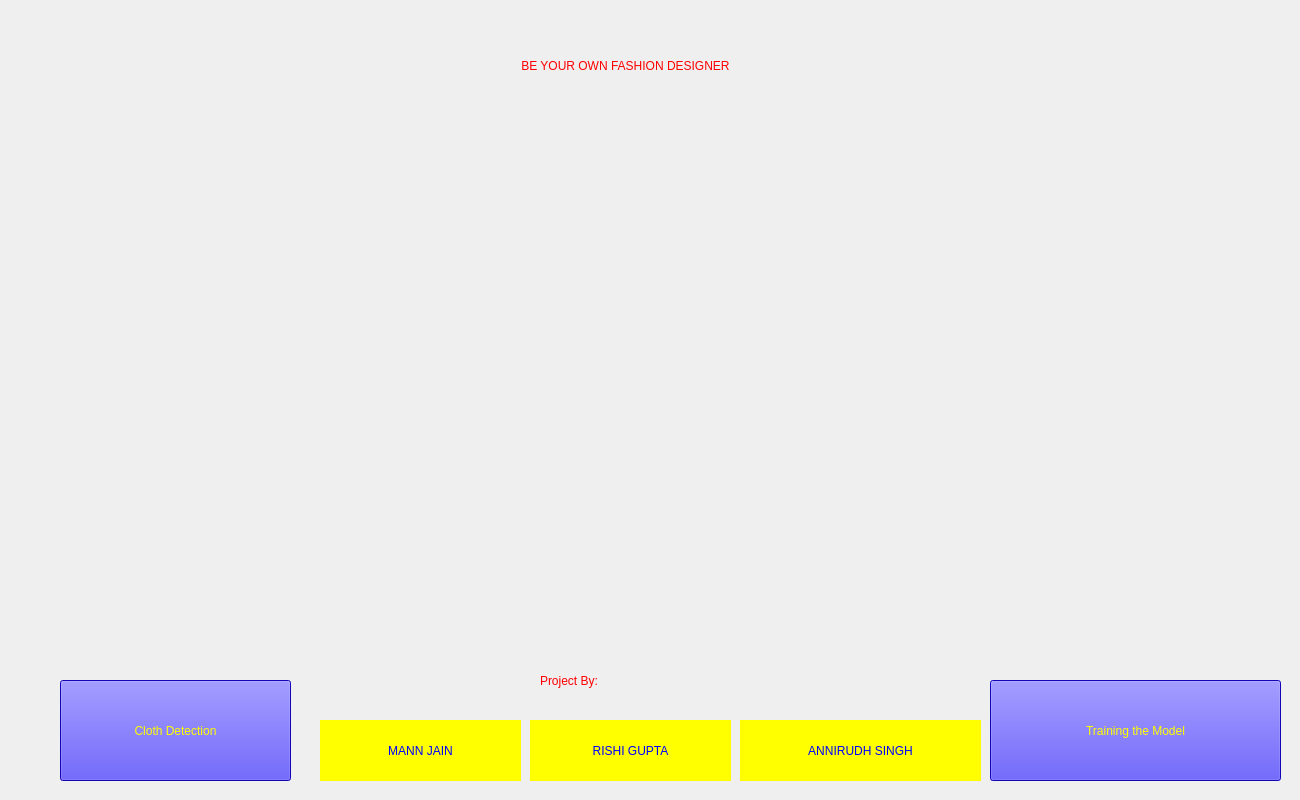
<?xml version="1.0" encoding="UTF-8"?>
<ui version="4.0">
 <class>MainWindow</class>
 <widget class="QMainWindow" name="MainWindow">
  <property name="geometry">
   <rect>
    <x>0</x>
    <y>0</y>
    <width>1300</width>
    <height>800</height>
   </rect>
  </property>
  <property name="windowTitle">
   <string>MainWindow</string>
  </property>
  <property name="styleSheet">
   <string notr="true">background-image: url(&quot;C:/Users/HP/Desktop/bg1.jpg&quot;);
</string>
  </property>
  <widget class="QWidget" name="centralwidget">
   <widget class="QLabel" name="label">
    <property name="geometry">
     <rect>
      <x>100</x>
      <y>40</y>
      <width>1021</width>
      <height>51</height>
     </rect>
    </property>
    <property name="autoFillBackground">
     <bool>false</bool>
    </property>
    <property name="styleSheet">
     <string notr="true">color:rgb(255, 0, 0);
background:none;
font: 28pt &quot;Jokerman&quot;;</string>
    </property>
    <property name="text">
     <string>         BE YOUR OWN FASHION DESIGNER</string>
    </property>
    <property name="scaledContents">
     <bool>false</bool>
    </property>
    <property name="alignment">
     <set>Qt::AlignCenter</set>
    </property>
   </widget>
   <widget class="QPushButton" name="pushButton">
    <property name="geometry">
     <rect>
      <x>60</x>
      <y>680</y>
      <width>231</width>
      <height>101</height>
     </rect>
    </property>
    <property name="styleSheet">
     <string notr="true">background:rgb(26, 6, 255);
font: 16pt &quot;Jokerman&quot;;
color:yellow;</string>
    </property>
    <property name="text">
     <string>Cloth Detection</string>
    </property>
    <property name="flat">
     <bool>false</bool>
    </property>
   </widget>
   <widget class="QPushButton" name="pushButton_2">
    <property name="geometry">
     <rect>
      <x>990</x>
      <y>680</y>
      <width>291</width>
      <height>101</height>
     </rect>
    </property>
    <property name="styleSheet">
     <string notr="true">background:rgb(26, 6, 255);
font: 16pt &quot;Jokerman&quot;;
color:yellow;</string>
    </property>
    <property name="text">
     <string>Training the Model</string>
    </property>
   </widget>
   <widget class="QLabel" name="label_2">
    <property name="geometry">
     <rect>
      <x>540</x>
      <y>650</y>
      <width>201</width>
      <height>61</height>
     </rect>
    </property>
    <property name="styleSheet">
     <string notr="true">background:none;
font: 18pt &quot;Algerian&quot;;
color:rgb(255, 0, 0)
</string>
    </property>
    <property name="text">
     <string>Project By:</string>
    </property>
   </widget>
   <widget class="QLabel" name="label_3">
    <property name="geometry">
     <rect>
      <x>740</x>
      <y>720</y>
      <width>241</width>
      <height>61</height>
     </rect>
    </property>
    <property name="styleSheet">
     <string notr="true">background:none;
font: 18pt &quot;Algerian&quot;;
background-color: rgb(255, 255, 0);
color:blue;
</string>
    </property>
    <property name="text">
     <string>ANNIRUDH SINGH</string>
    </property>
    <property name="alignment">
     <set>Qt::AlignCenter</set>
    </property>
   </widget>
   <widget class="QLabel" name="label_4">
    <property name="geometry">
     <rect>
      <x>320</x>
      <y>720</y>
      <width>201</width>
      <height>61</height>
     </rect>
    </property>
    <property name="styleSheet">
     <string notr="true">background:none;
font: 18pt &quot;Algerian&quot;;
background-color: rgb(255, 255, 0);
color:blue;
</string>
    </property>
    <property name="text">
     <string>MANN JAIN</string>
    </property>
    <property name="alignment">
     <set>Qt::AlignCenter</set>
    </property>
   </widget>
   <widget class="QLabel" name="label_5">
    <property name="geometry">
     <rect>
      <x>530</x>
      <y>720</y>
      <width>201</width>
      <height>61</height>
     </rect>
    </property>
    <property name="styleSheet">
     <string notr="true">background:none;
font: 18pt &quot;Algerian&quot;;
background-color: rgb(255, 255, 0);
color:blue;
</string>
    </property>
    <property name="text">
     <string>RISHI GUPTA</string>
    </property>
    <property name="alignment">
     <set>Qt::AlignCenter</set>
    </property>
   </widget>
  </widget>
 </widget>
 <resources/>
 <connections/>
</ui>
